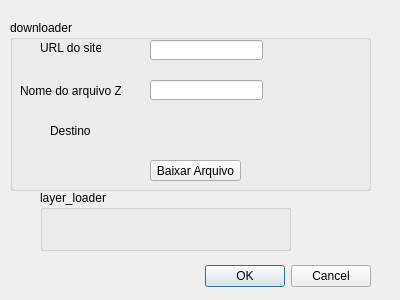
<?xml version="1.0" encoding="UTF-8"?>
<ui version="4.0">
 <class>catuloaderDialogBase</class>
 <widget class="QDialog" name="catuloaderDialogBase">
  <property name="geometry">
   <rect>
    <x>0</x>
    <y>0</y>
    <width>400</width>
    <height>300</height>
   </rect>
  </property>
  <property name="windowTitle">
   <string>catuloader</string>
  </property>
  <widget class="QDialogButtonBox" name="button_box">
   <property name="geometry">
    <rect>
     <x>30</x>
     <y>260</y>
     <width>341</width>
     <height>32</height>
    </rect>
   </property>
   <property name="orientation">
    <enum>Qt::Horizontal</enum>
   </property>
   <property name="standardButtons">
    <set>QDialogButtonBox::Cancel|QDialogButtonBox::Ok</set>
   </property>
  </widget>
  <widget class="QGroupBox" name="groupBox">
   <property name="geometry">
    <rect>
     <x>40</x>
     <y>190</y>
     <width>251</width>
     <height>61</height>
    </rect>
   </property>
   <property name="title">
    <string>layer_loader</string>
   </property>
   <widget class="QgsFileWidget" name="mQgsFileWidget">
    <property name="geometry">
     <rect>
      <x>10</x>
      <y>10</y>
      <width>221</width>
      <height>51</height>
     </rect>
    </property>
   </widget>
  </widget>
  <widget class="QGroupBox" name="groupBox_2">
   <property name="geometry">
    <rect>
     <x>10</x>
     <y>20</y>
     <width>361</width>
     <height>171</height>
    </rect>
   </property>
   <property name="title">
    <string>downloader</string>
   </property>
   <widget class="QLabel" name="label">
    <property name="geometry">
     <rect>
      <x>30</x>
      <y>20</y>
      <width>61</width>
      <height>16</height>
     </rect>
    </property>
    <property name="text">
     <string>URL do site</string>
    </property>
   </widget>
   <widget class="QLineEdit" name="url">
    <property name="geometry">
     <rect>
      <x>140</x>
      <y>20</y>
      <width>113</width>
      <height>20</height>
     </rect>
    </property>
   </widget>
   <widget class="QLabel" name="label_2">
    <property name="geometry">
     <rect>
      <x>10</x>
      <y>60</y>
      <width>101</width>
      <height>21</height>
     </rect>
    </property>
    <property name="text">
     <string>Nome do arquivo ZIP</string>
    </property>
   </widget>
   <widget class="QLineEdit" name="zipfile">
    <property name="geometry">
     <rect>
      <x>140</x>
      <y>60</y>
      <width>113</width>
      <height>20</height>
     </rect>
    </property>
    <property name="text">
     <string/>
    </property>
   </widget>
   <widget class="QLabel" name="label_3">
    <property name="geometry">
     <rect>
      <x>40</x>
      <y>100</y>
      <width>101</width>
      <height>21</height>
     </rect>
    </property>
    <property name="text">
     <string>Destino</string>
    </property>
   </widget>
   <widget class="QgsFileWidget" name="mQgsFileWidget_2">
    <property name="geometry">
     <rect>
      <x>140</x>
      <y>90</y>
      <width>181</width>
      <height>41</height>
     </rect>
    </property>
    <property name="storageMode">
     <enum>QgsFileWidget::GetDirectory</enum>
    </property>
   </widget>
   <widget class="QPushButton" name="inputData">
    <property name="geometry">
     <rect>
      <x>140</x>
      <y>140</y>
      <width>91</width>
      <height>21</height>
     </rect>
    </property>
    <property name="text">
     <string>Baixar Arquivo</string>
    </property>
   </widget>
  </widget>
 </widget>
 <customwidgets>
  <customwidget>
   <class>QgsFileWidget</class>
   <extends>QWidget</extends>
   <header>qgsfilewidget.h</header>
  </customwidget>
 </customwidgets>
 <resources/>
 <connections>
  <connection>
   <sender>button_box</sender>
   <signal>accepted()</signal>
   <receiver>catuloaderDialogBase</receiver>
   <slot>accept()</slot>
   <hints>
    <hint type="sourcelabel">
     <x>20</x>
     <y>20</y>
    </hint>
    <hint type="destinationlabel">
     <x>20</x>
     <y>20</y>
    </hint>
   </hints>
  </connection>
  <connection>
   <sender>button_box</sender>
   <signal>rejected()</signal>
   <receiver>catuloaderDialogBase</receiver>
   <slot>reject()</slot>
   <hints>
    <hint type="sourcelabel">
     <x>20</x>
     <y>20</y>
    </hint>
    <hint type="destinationlabel">
     <x>20</x>
     <y>20</y>
    </hint>
   </hints>
  </connection>
 </connections>
</ui>
